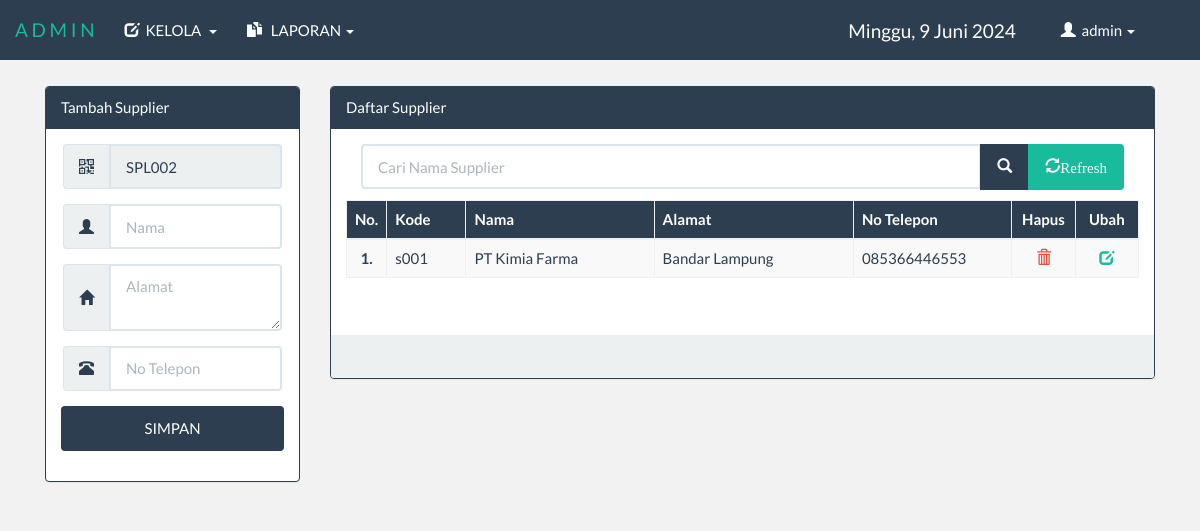
Page /admin/index.php?menu=daftarsupplier (signed in) on the committed database.
### tables this page shows
CREATE TABLE `tbl_supplier` (
  `kd_supplier` varchar(6) NOT NULL,
  `nama_supplier` varchar(50) NOT NULL,
  `alamat_supplier` text NOT NULL,
  `no_telp_supplier` varchar(13) NOT NULL
);

### library/fungsi.php (called while the page is built, shortened)
<?php
	class oop{
		function tampil($table,$cari,$urut){
			$sql="SELECT * FROM $table $cari $urut";
			$tampil=mysql_query($sql);
			while($data=mysql_fetch_array($tampil))
				$isi[]=$data;
			return @$isi;
		}
	}
?>

### admin/daftar_supplier.php (the view, shortened to what this page needs)
<?php
	@$i = mysql_query("SELECT * FROM tbl_supplier ORDER BY kd_supplier DESC");
	@$j=mysql_fetch_array($i);
	if (@$j == "") {
	    @$kd= "SPL001";
	}else{
	   	@$kode = substr($j['kd_supplier'], 3,3)+1;
	   	if ($kode < 10) {
	   		@$kd = "SPL00".$kode;
	   	}elseif($kode<100){
	   		@$kd ="SPL0".$kode;
	   	}
	}
	@$table = "tbl_supplier";
	if (isset($_POST['bcari'])) {
		@$text = $_POST['tcari'];
		@$cari = "WHERE nama_supplier LIKE '%$text%'";
	}else{
		@$cari="";
	}
?>
<!DOCTYPE html>
<html>
<head>
</head>
<body>
<br><br><br><br>
<div class="container-fluid" id="mrg">
	<div class="row">
	<div class="col-md-3">
		<div class="panel panel-primary">
			<?php if(!isset($_GET['edit'])){ ?>
					<div class="panel-heading">Tambah Supplier
				<?php }else{ ?>
					<div class="panel-heading">Ubah Supplier
				<?php } ?>
				</div>
			<div class="panel-body">
				<form method="post">
					<div class="form-group">
						<div class="input-group" style="margin:0 2px;">
							<span class="input-group-addon"><div class="glyphicon glyphicon-qrcode"></div></span>
							 <input type="text" name="tkode" value="<?php if(@$_GET['id']==""){echo @$kd;}else{echo @$edit['kd_supplier'];} ?>" class="form-control" placeholder="Kode Supplier" readonly>
						</div>
					</div>
					<div class="form-group">
						<div class="input-group" style="margin:0 2px;">
							<span class="input-group-addon"><div class="glyphicon glyphicon-user"></div></span>
							<input type="text" name="tnama" value="<?php echo @$edit['nama_supplier'] ?>" class="form-control" placeholder="Nama" required  autofocus tabindex="0" autocomplete="off" maxlength="50">
						</div>
					</div>
					<div class="form-group">
						<div class="input-group" style="margin:0 2px;">
							<span class="input-group-addon"><div class="glyphicon glyphicon-home"></div></span>
							<textarea name="talamat" placeholder="Alamat" class="form-control" required tabindex="0" autocomplete="off"><?php echo @$edit['alamat_supplier']?></textarea>
						</div>
					</div>
					<div class="form-group">
						<div class="input-group" style="margin:0 2px;">
							<span class="input-group-addon"><div class="glyphicon glyphicon-phone-alt"></div></span>
							<input type="text" name="tnohp" value="<?php echo @$edit['no_telp_supplier']; ?>" class="form-control" placeholder="No Telepon" required  maxlength="13" tabindex="0" autocomplete="off" onkeypress='return event.charCode >= 48 && event.charCode <= 57'>
						</div>
					</div>
					<div class="form-group">
						<?php
						if (@$_GET['id']=="") { ?>
							<button type="submit" name="bsimpan" class="btn btn-primary btn-block">SIMPAN
						<?php }else{ ?>
							<button type="submit" name="bubah" class="btn btn-success btn-block">UBAH
						<?php }?>
							</button>
					</div>
				</form>
			</div>
		</div>
	</div>
	<div class="col-md-9">
		<div class="panel panel-primary">
			<div class="panel-heading">Daftar Supplier</div>
			<div class="panel-body">
				<form method="post">
					<div class="col-md-12"style="margin-bottom:10px;">
						<div class="input-group">
							<input type="text" name="tcari" value="<?php echo @$text; ?>" class="form-control" maxlength="50"  placeholder="Cari Nama Supplier">
							<span class="input-group-btn">
								<button type="submit"  name="bcari" class="btn btn-primary"><div class="glyphicon glyphicon-search"></div></button>
								<button type="submit" name="refresh" class="btn btn-success"><div class="glyphicon glyphicon-refresh">Refresh</div></button>
							</span>
						</div>
					</div>
					<div class="table table-responsive">
						<table class="table table-striped table-bordered table-hover">
							<tr id="pri">
								<th width="5%">No.</th>
								<th width="10%">Kode</th>
								<th>Nama</th>
								<th>Alamat</th>
								<th width="20%">No Telepon</th>
								<th width="8%"><center>Hapus</center></th>
								<th width="8%"><center>Ubah</center></th>
							</tr>
							<tbody>
								<tr>
									<?php
										$a = $aksi->tampil($table,$cari," ORDER BY kd_supplier DESC");
										@$no = 0;
										if ($a=="") {
											echo "<tr><td colspan='7' align='center'>Data Tidak Ada</td></tr>";
										}else{
											foreach ($a as $data) {
												$kdsup = $data[0];
												$nm = $data[1];
												$almt = $data[2];
												$nohp = $data[3];
												$no++;
												?>
												<td><center><b><?php echo $no; ?>.</b></center></td>
												<td><?php echo $kdsup; ?></td>
												<td><?php echo $nm; ?></td>
												<td><?php echo $almt; ?></td>
												<td><?php echo $nohp; ?></td>
												<td><a href="?menu=daftarsupplier&hapus&id=<?php echo $kdsup; ?>" onClick="return confirm('Anda Yakin Akan Menghapus Supplier <?php echo $nm ?> ini ?')"><center><span class='glyphicon glyphicon-trash' id='red'></span></center></a></td>
												<td><a href="?menu=daftarsupplier&edit&id=<?php echo $kdsup; ?>"><center><span class="glyphicon glyphicon-edit"></span></center></a></td>
											</tr>
								<?php	} } ?>
							</tbody>
						</table>
					</div>
				</form>
			</div>
			<div class="panel-footer">&nbsp;</div>
		</div>
	</div>
	</div>
</div>
</body>
</html>

### css/style.css (style rules this page uses)
#pri { background-color: #2c3e50; color: white; }
#red { color: #e74c3c; }
#mrg { margin: 0 30px; }

### admin/index.php (style rules this page uses)
body { background-color: rgba(0, 0, 0, 0.05); }

### rows in the picture
tbl_supplier: tkode "SPL002", kd_supplier "s001", nama_supplier "PT Kimia Farma", alamat_supplier "Bandar Lampung", no_telp_supplier "085366446553"

### other values in the picture
$_SESSION['nama'] "admin"
